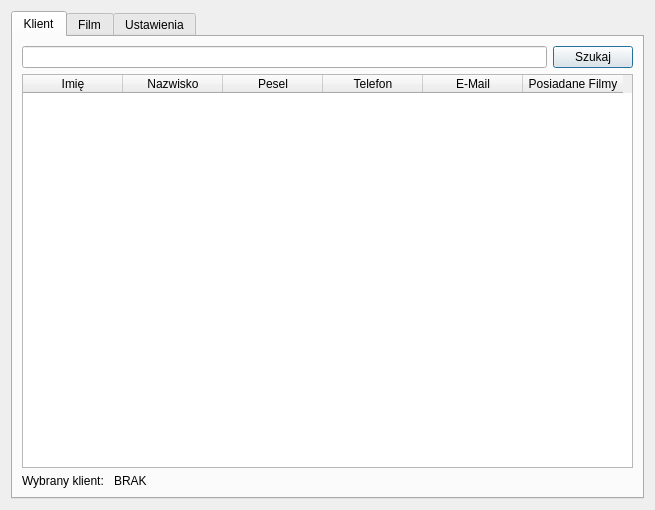
<?xml version="1.0" encoding="UTF-8"?>
<ui version="4.0">
 <class>addBorrowDialog</class>
 <widget class="QDialog" name="addBorrowDialog">
  <property name="geometry">
   <rect>
    <x>0</x>
    <y>0</y>
    <width>655</width>
    <height>510</height>
   </rect>
  </property>
  <property name="windowTitle">
   <string>Dialog</string>
  </property>
  <layout class="QHBoxLayout" name="horizontalLayout">
   <item>
    <widget class="QTabWidget" name="tabWidget">
     <property name="currentIndex">
      <number>0</number>
     </property>
     <widget class="QWidget" name="tab">
      <attribute name="title">
       <string>Klient</string>
      </attribute>
      <layout class="QVBoxLayout" name="verticalLayout">
       <item>
        <layout class="QHBoxLayout" name="horizontalLayout_2">
         <item>
          <widget class="QLineEdit" name="searchClientField"/>
         </item>
         <item>
          <widget class="QPushButton" name="searchClientButton">
           <property name="text">
            <string>Szukaj</string>
           </property>
          </widget>
         </item>
        </layout>
       </item>
       <item>
        <widget class="QTableWidget" name="borrowsClientsTable">
         <property name="editTriggers">
          <set>QAbstractItemView::NoEditTriggers</set>
         </property>
         <property name="dragDropOverwriteMode">
          <bool>false</bool>
         </property>
         <property name="selectionMode">
          <enum>QAbstractItemView::SingleSelection</enum>
         </property>
         <property name="selectionBehavior">
          <enum>QAbstractItemView::SelectRows</enum>
         </property>
         <property name="rowCount">
          <number>0</number>
         </property>
         <attribute name="horizontalHeaderShowSortIndicator" stdset="0">
          <bool>true</bool>
         </attribute>
         <column>
          <property name="text">
           <string>Imię</string>
          </property>
         </column>
         <column>
          <property name="text">
           <string>Nazwisko</string>
          </property>
         </column>
         <column>
          <property name="text">
           <string>Pesel</string>
          </property>
         </column>
         <column>
          <property name="text">
           <string>Telefon</string>
          </property>
         </column>
         <column>
          <property name="text">
           <string>E-Mail</string>
          </property>
         </column>
         <column>
          <property name="text">
           <string>Posiadane Filmy</string>
          </property>
         </column>
        </widget>
       </item>
       <item>
        <layout class="QHBoxLayout" name="horizontalLayout_3">
         <item>
          <widget class="QLabel" name="label_2">
           <property name="sizePolicy">
            <sizepolicy hsizetype="Minimum" vsizetype="Fixed">
             <horstretch>0</horstretch>
             <verstretch>0</verstretch>
            </sizepolicy>
           </property>
           <property name="text">
            <string>Wybrany klient: </string>
           </property>
          </widget>
         </item>
         <item>
          <widget class="QLabel" name="chosenClientName">
           <property name="sizePolicy">
            <sizepolicy hsizetype="Minimum" vsizetype="Fixed">
             <horstretch>0</horstretch>
             <verstretch>0</verstretch>
            </sizepolicy>
           </property>
           <property name="text">
            <string>BRAK</string>
           </property>
          </widget>
         </item>
         <item>
          <widget class="QLabel" name="chosenClientSurname">
           <property name="sizePolicy">
            <sizepolicy hsizetype="Expanding" vsizetype="Fixed">
             <horstretch>0</horstretch>
             <verstretch>0</verstretch>
            </sizepolicy>
           </property>
           <property name="text">
            <string/>
           </property>
          </widget>
         </item>
        </layout>
       </item>
      </layout>
     </widget>
     <widget class="QWidget" name="tab_2">
      <attribute name="title">
       <string>Film</string>
      </attribute>
      <layout class="QVBoxLayout" name="verticalLayout_3">
       <item>
        <layout class="QHBoxLayout" name="horizontalLayout_5">
         <item>
          <widget class="QLineEdit" name="searchMovieField"/>
         </item>
         <item>
          <widget class="QPushButton" name="searchMovieButton">
           <property name="text">
            <string>Szukaj</string>
           </property>
          </widget>
         </item>
        </layout>
       </item>
       <item>
        <widget class="QTableWidget" name="borrowsMoviesTable">
         <property name="editTriggers">
          <set>QAbstractItemView::NoEditTriggers</set>
         </property>
         <property name="dragDropOverwriteMode">
          <bool>false</bool>
         </property>
         <property name="selectionMode">
          <enum>QAbstractItemView::SingleSelection</enum>
         </property>
         <property name="selectionBehavior">
          <enum>QAbstractItemView::SelectRows</enum>
         </property>
         <attribute name="horizontalHeaderShowSortIndicator" stdset="0">
          <bool>true</bool>
         </attribute>
         <column>
          <property name="text">
           <string>Tytuł</string>
          </property>
         </column>
         <column>
          <property name="text">
           <string>Reżyser</string>
          </property>
         </column>
         <column>
          <property name="text">
           <string>Gatunek</string>
          </property>
         </column>
         <column>
          <property name="text">
           <string>Rok</string>
          </property>
         </column>
         <column>
          <property name="text">
           <string>Dostępne</string>
          </property>
         </column>
         <column>
          <property name="text">
           <string>Wypożyczone</string>
          </property>
         </column>
        </widget>
       </item>
       <item>
        <layout class="QHBoxLayout" name="horizontalLayout_6">
         <item>
          <widget class="QLabel" name="label">
           <property name="sizePolicy">
            <sizepolicy hsizetype="Minimum" vsizetype="Fixed">
             <horstretch>0</horstretch>
             <verstretch>0</verstretch>
            </sizepolicy>
           </property>
           <property name="text">
            <string>Wybrany film: </string>
           </property>
          </widget>
         </item>
         <item>
          <widget class="QLabel" name="chosenMovieLabel">
           <property name="sizePolicy">
            <sizepolicy hsizetype="Expanding" vsizetype="Fixed">
             <horstretch>0</horstretch>
             <verstretch>0</verstretch>
            </sizepolicy>
           </property>
           <property name="text">
            <string>BRAK</string>
           </property>
          </widget>
         </item>
        </layout>
       </item>
      </layout>
     </widget>
     <widget class="QWidget" name="tab_3">
      <attribute name="title">
       <string>Ustawienia</string>
      </attribute>
      <layout class="QVBoxLayout" name="verticalLayout_2">
       <item>
        <layout class="QFormLayout" name="formLayout">
         <item row="0" column="0">
          <widget class="QLabel" name="label_4">
           <property name="sizePolicy">
            <sizepolicy hsizetype="Minimum" vsizetype="Fixed">
             <horstretch>0</horstretch>
             <verstretch>0</verstretch>
            </sizepolicy>
           </property>
           <property name="text">
            <string>Data Wypożyczenia: </string>
           </property>
          </widget>
         </item>
         <item row="1" column="0">
          <widget class="QLabel" name="label_5">
           <property name="sizePolicy">
            <sizepolicy hsizetype="Minimum" vsizetype="Fixed">
             <horstretch>0</horstretch>
             <verstretch>0</verstretch>
            </sizepolicy>
           </property>
           <property name="text">
            <string>Data Zwrotu: </string>
           </property>
          </widget>
         </item>
         <item row="0" column="1">
          <widget class="QDateEdit" name="borrowdate"/>
         </item>
         <item row="1" column="1">
          <widget class="QDateEdit" name="returndate"/>
         </item>
         <item row="2" column="0">
          <widget class="QLabel" name="label_3">
           <property name="text">
            <string>Koszt za dzień (PLN):</string>
           </property>
          </widget>
         </item>
         <item row="2" column="1">
          <widget class="QSpinBox" name="chargevalue">
           <property name="minimum">
            <number>0</number>
           </property>
           <property name="value">
            <number>10</number>
           </property>
          </widget>
         </item>
        </layout>
       </item>
       <item>
        <widget class="QDialogButtonBox" name="buttonBox">
         <property name="standardButtons">
          <set>QDialogButtonBox::Cancel|QDialogButtonBox::Ok</set>
         </property>
        </widget>
       </item>
      </layout>
     </widget>
    </widget>
   </item>
  </layout>
 </widget>
 <resources/>
 <connections/>
</ui>
